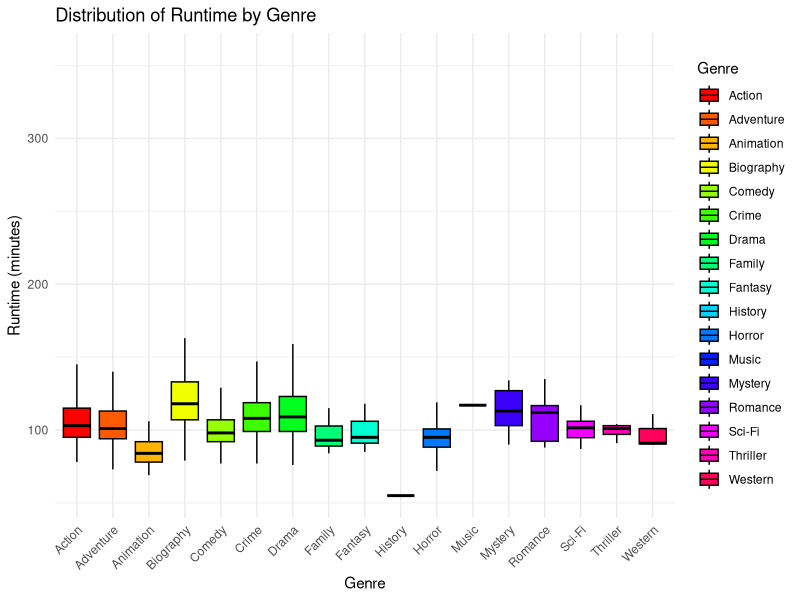

R code for this plot:
# Load necessary libraries
library(ggplot2)
library(dplyr)

# Set working directory and load the dataset
setwd("C:\\Users\\zirad\\Downloads")
movies <- read.csv("new_movie_dataset.csv")

# Verify the dataset structure
str(movies)

# Create a boxplot for runtime by genre with filled colors and improved aesthetics
ggplot(movies, aes(x = genre, y = runtime, fill = genre)) +
  geom_boxplot(outlier.shape = NA, color = "black") +  # Exclude outliers and use black borders for clarity
  labs(title = "Distribution of Runtime by Genre",
       x = "Genre",
       y = "Runtime (minutes)",
       fill = "Genre") +  # Add legend title
  theme_minimal() +
  theme(axis.text.x = element_text(angle = 45, hjust = 1)) +
  scale_fill_manual(values = rainbow(length(unique(movies$genre))))  # Assign a unique color to each genre

